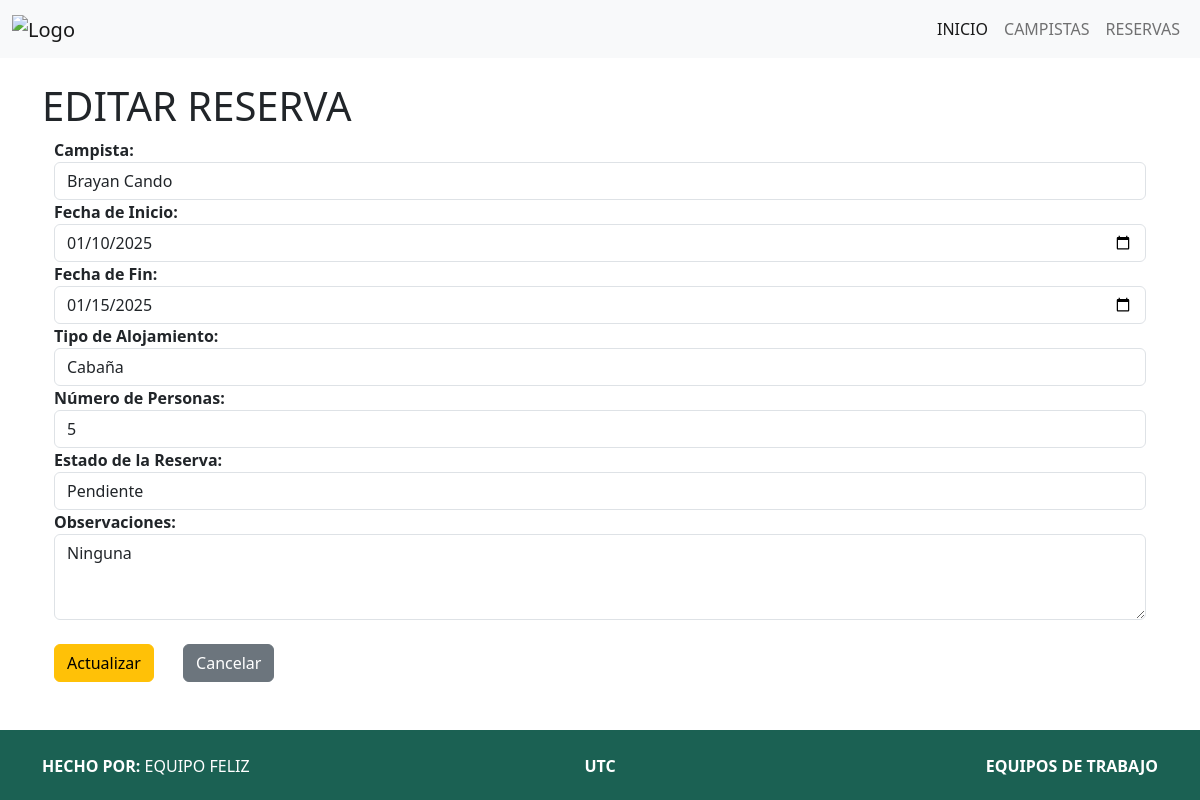
The page /editarReserva/12/ on the database its author committed.
### Aplicaciones/naturaleza/models.py (models this page shows, shortened)
class Reserva(models.Model):
    TIPO_ALOJAMIENTO_CHOICES = [
        ('Tienda', 'Tienda'),
        ('Cabaña', 'Cabaña'),
        ('Caravana', 'Caravana'),
    ]
    ESTADO_RESERVA_CHOICES = [
        ('Confirmada', 'Confirmada'),
        ('Pendiente', 'Pendiente'),
        ('Cancelada', 'Cancelada'),
    ]
    campista = models.ForeignKey(Campista, on_delete=models.CASCADE, related_name='reservas')
    fecha_inicio = models.DateField()
    fecha_fin = models.DateField()
    tipo_alojamiento = models.CharField(max_length=10, choices=TIPO_ALOJAMIENTO_CHOICES)
    numero_personas = models.PositiveIntegerField()
    estado_reserva = models.CharField(max_length=10, choices=ESTADO_RESERVA_CHOICES, default='Pendiente')
    observaciones = models.TextField(blank=True, null=True)
    class Meta:
        ordering = ['-fecha_inicio']

class Campista(models.Model):
    nombre_completo = models.CharField(max_length=255)
    correo_electronico = models.EmailField(unique=True)
    telefono = models.CharField(max_length=15)
    direccion = models.TextField(blank=True, null=True)
    fecha_registro = models.DateTimeField(auto_now_add=True)

### Aplicaciones/naturaleza/views.py (the view, shortened to what this page needs)
# urls.py: path('editarReserva/<int:id>/', views.editarReserva, name='editarReserva'),
def editarReserva(request, id):
    reservaEditar = get_object_or_404(Reserva, id=id)
    campistas = Campista.objects.all()
    return render(request, 'reserva/editarReserva.html', {
        'reservaEditar': reservaEditar,
        'campistas': campistas,
    })

### Aplicaciones/naturaleza/templates/reserva/editarReserva.html (shortened to what this page needs)
{% extends "plantilla.html" %}
{% block body %}
<h1>EDITAR RESERVA</h1>
<div class="container-fluid">
    <div class="row">
        <div class="col-md-12">
            <form action="{% url 'procesoActualizarReserva' %}" method="post">
                <label for="campista"><b>Campista:</b></label>
                <select name="campista" class="form-control" id="campista">
                    {% for campista in campistas %}
                        <option value="{{ campista.id }}" {% if reservaEditar.campista.id == campista.id %}selected{% endif %}>
                            {{ campista.nombre_completo }}
                        </option>
                    {% endfor %}
                </select>
                <label for="fecha_inicio"><b>Fecha de Inicio:</b></label>
                <input type="date" name="fecha_inicio" class="form-control" value="{{ reservaEditar.fecha_inicio|date:"Y-m-d" }}" id="fecha_inicio">
                <label for="fecha_fin"><b>Fecha de Fin:</b></label>
                <input type="date" name="fecha_fin" class="form-control" value="{{ reservaEditar.fecha_fin|date:"Y-m-d" }}" id="fecha_fin">
                <label for="tipo_alojamiento"><b>Tipo de Alojamiento:</b></label>
                <select name="tipo_alojamiento" class="form-control" id="tipo_alojamiento">
                    <option value="Cabaña" {% if reservaEditar.tipo_alojamiento == "Cabaña" %}selected{% endif %}>Cabaña</option>
                </select>
                <label for="numero_personas"><b>Número de Personas:</b></label>
                <input type="number" name="numero_personas" class="form-control" value="{{ reservaEditar.numero_personas }}" id="numero_personas">
                <label for="estado_reserva"><b>Estado de la Reserva:</b></label>
                <select name="estado_reserva" class="form-control" id="estado_reserva">
                    <option value="Pendiente" {% if reservaEditar.estado_reserva == "Pendiente" %}selected{% endif %}>Pendiente</option>
                </select>
                <label for="observaciones"><b>Observaciones:</b></label>
                <textarea name="observaciones" class="form-control" id="observaciones" rows="3" placeholder="Ingrese las observaciones de la reserva">{{ reservaEditar.observaciones }}</textarea>
                <br>
                <button type="submit" class="btn btn-warning">Actualizar</button>
                <a href="{% url 'listado_reservas' %}" class="btn btn-secondary">Cancelar</a>
            </form>
        </div>
    </div>
</div>
<br>
{% endblock %}

### Aplicaciones/naturaleza/templates/plantilla.html (style rules this page uses)
body { display: flex; flex-direction: column; min-height: 100vh; }

### rows shown on the page
Reserva: campista "Brayan Cando", fecha_inicio "01/10/2025", fecha_fin "01/15/2025", tipo_alojamiento "Cabaña", numero_personas "5", estado_reserva "Pendiente", observaciones "Ninguna"
